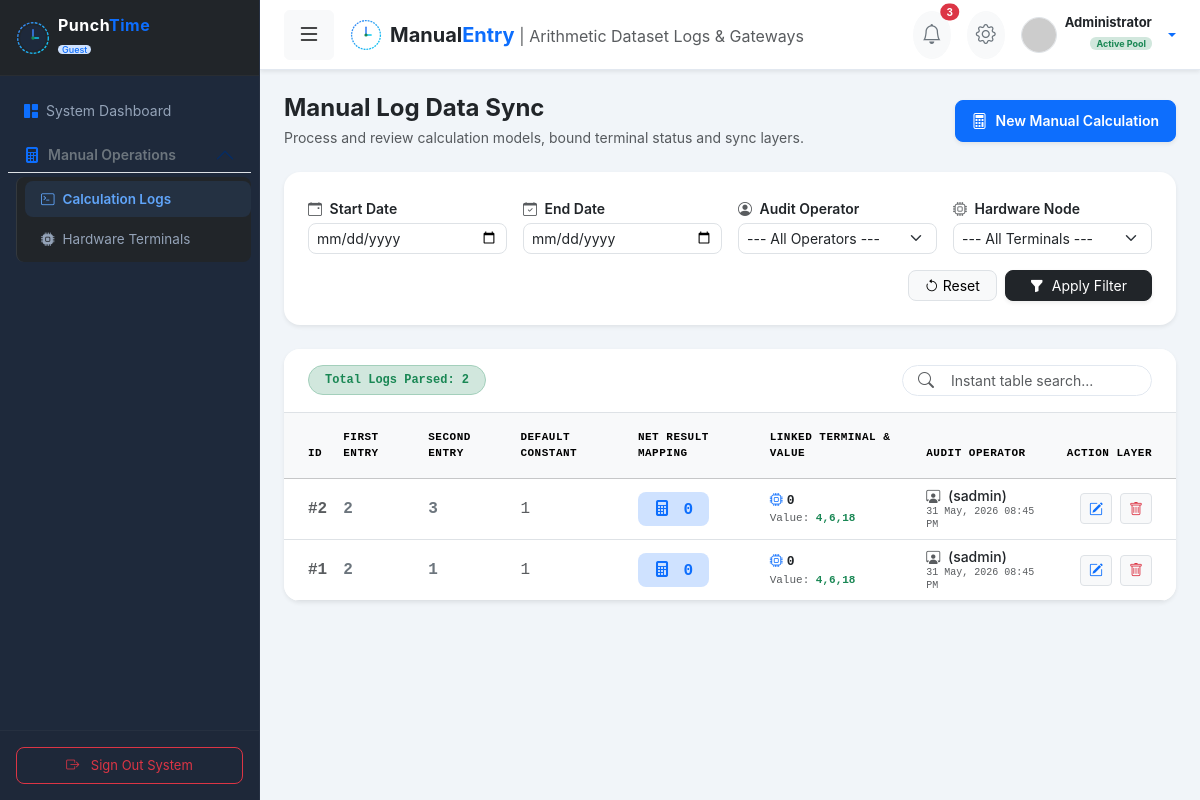
Screenshot of /manual-entry/manual-entry/ with the database file from the repository.
### manualentry/models.py (models this page shows, shortened)
class AuditModel(models.Model):
    created_at = models.DateTimeField(auto_now_add=True, verbose_name="Created Time")
    updated_at = models.DateTimeField(auto_now=True, verbose_name="Updated Time")
    created_by = models.ForeignKey(
        settings.AUTH_USER_MODEL,
        on_delete=models.SET_NULL,
        null=True,
        blank=True,
        related_name="%(class)s_created",
        verbose_name="Created By"
    )
    updated_by = models.ForeignKey(
        settings.AUTH_USER_MODEL,
        on_delete=models.SET_NULL,
        null=True,
        blank=True,
        related_name="%(class)s_updated",
        verbose_name="Updated By"
    )
    class Meta:
        abstract = True

class ManualEntry(AuditModel):  # AuditModel ইনহেরিট করা হলো
    first_entry = models.IntegerField(default=0)
    second_entry = models.IntegerField(default=0)
    default_entry = models.IntegerField(default=1)
    total_terminal = models.ForeignKey(Terminal, on_delete=models.SET_NULL, null=True, blank=True)
    @property
    def calculated_net(self):
        first = self.first_entry or 0
        second = self.second_entry or 0
        default = self.default_entry or 0
        if second > first:
            return second - first - default
        return first - second - default

class Terminal(AuditModel):
    code = models.CharField(max_length=50, unique=True, verbose_name="Terminal Code")
    value = models.CharField(max_length=255, verbose_name="Value")
    description = models.TextField(null=True, blank=True, verbose_name="Description")

### mainsystem/models.py (models this page shows)
class CustomUser(AbstractUser):
    role = models.ForeignKey(Role, on_delete=models.SET_NULL, null=True, blank=True, verbose_name="ইউজার রোল")
    email = models.EmailField(unique=True, verbose_name="ইমেইল অ্যাড্রেস")
    username = models.CharField(max_length=150, unique=True, verbose_name="ইউজারনেম")
    is_active = models.BooleanField(default=True, verbose_name="অ্যাকাউন্ট সক্রিয়")
    is_staff = models.BooleanField(default=False, verbose_name="স্টাফ স্ট্যাটাস (অ্যাডমিন প্যানেল অ্যাক্সেস)")
    is_superuser = models.BooleanField(default=False, verbose_name="সুপার ইউজার স্ট্যাটাস")
    last_login = models.DateTimeField(auto_now=True)
    date_joined = models.DateTimeField(auto_now_add=True)
    is_protected = models.BooleanField(default=False, verbose_name="সুরক্ষিত ইউজার")
    class Meta:
        verbose_name = "ব্যবহারকারী"
        verbose_name_plural = "ব্যবহারকারীগণ"
    def __str__(self):
        return f"{self.get_full_name()} ({self.username})"

### manualentry/views.py (the view)
# urls.py: path('manual-entry/', views.EntryListView.as_view(), name='entry_list'),
class EntryListView(ListView):
    model = ManualEntry
    template_name = 'manualentry/entry_list.html'
    context_object_name = 'entries'
    def get_queryset(self):
        queryset = ManualEntry.objects.select_related('total_terminal', 'created_by').order_by('-id')
        start_date_str = self.request.GET.get('start_date')
        end_date_str = self.request.GET.get('end_date')
        user_id = self.request.GET.get('user')
        terminal_id = self.request.GET.get('terminal')
        if start_date_str:
            start_date = parse_date(start_date_str)
            if start_date:
                queryset = queryset.filter(created_at__gte=datetime.combine(start_date, time.min))
        if end_date_str:
            end_date = parse_date(end_date_str)
            if end_date:
                queryset = queryset.filter(created_at__lte=datetime.combine(end_date, time.max))
        if user_id and user_id.isdigit():
            queryset = queryset.filter(created_by_id=int(user_id))
        if terminal_id and terminal_id.isdigit():
            queryset = queryset.filter(total_terminal_id=int(terminal_id))
        return queryset
    def get_context_data(self, **kwargs):
        context = super().get_context_data(**kwargs)
        context['all_users'] = User.objects.filter(is_active=True).order_by('username')
        context['all_terminals'] = Terminal.objects.all().order_by('code')
        context['selected_start_date'] = self.request.GET.get('start_date', '')
        context['selected_end_date'] = self.request.GET.get('end_date', '')
        context['selected_user'] = self.request.GET.get('user', '')
        context['selected_terminal'] = self.request.GET.get('terminal', '')
        return context

### mainsystem/context_processors.py (called while the page is built, shortened)
def sidebar_context(request):
    if not request.user.is_authenticated:
        return {"sidebar_groups": [], "user_role": "Guest"}

def header_modules(request):
    if not request.user.is_authenticated:
        return {'header_modules': []}

def permissions(request):
    return {
        'has_permission': lambda module, action='access': has_permission(request, module, action)
    }

def permissions_matrix(request):
    if not request.user.is_authenticated:
        return {'permissions_matrix': {}}

### manualentry/templates/manualentry/entry_list.html (shortened to what this page needs)
{% extends 'mainsystem/base.html' %}
{% block content %}
<div class="d-flex flex-column flex-md-row justify-content-between align-items-start align-items-md-center gap-3 mb-4">
    <div>
        <h4 class="fw-bold text-dark mb-1">Manual Log Data Sync</h4>
        <p class="text-muted small mb-0">Process and review calculation models, bound terminal status and sync layers.</p>
    </div>
    <a href="{% url 'manualentry:entry_add' %}" class="btn btn-primary d-flex align-items-center gap-2 px-3 py-2 rounded-3 shadow-sm" onclick="showPunchTimeLoader('Initializing Log Calculator...')">
        <i class="bi bi-calculator"></i>
        <span class="fw-semibold small">New Manual Calculation</span>
    </a>
</div>
<div class="card border-0 shadow-sm rounded-4 mb-4">
    <div class="card-body p-4">
        <form method="get" id="filterForm" class="row g-3 align-items-end">
            <div class="col-12 col-sm-6 col-md-3">
                <label class="form-label text-dark fw-semibold small mb-1"><i class="bi bi-calendar-event me-1 text-muted"></i> Start Date</label>
                <input type="date" name="start_date" class="form-control form-control-sm rounded-3" value="{{ selected_start_date }}">
            </div>
            <div class="col-12 col-sm-6 col-md-3">
                <label class="form-label text-dark fw-semibold small mb-1"><i class="bi bi-calendar-check me-1 text-muted"></i> End Date</label>
                <input type="date" name="end_date" class="form-control form-control-sm rounded-3" value="{{ selected_end_date }}">
            </div>
            <div class="col-12 col-sm-6 col-md-3">
                <label class="form-label text-dark fw-semibold small mb-1"><i class="bi bi-person-circle me-1 text-muted"></i> Audit Operator</label>
                <select name="user" class="form-select form-select-sm rounded-3">
                    <option value="">--- All Operators ---</option>
                </select>
            </div>
            <div class="col-12 col-sm-6 col-md-3">
                <label class="form-label text-dark fw-semibold small mb-1"><i class="bi bi-cpu me-1 text-muted"></i> Hardware Node</label>
                <select name="terminal" class="form-select form-select-sm rounded-3">
                    <option value="">--- All Terminals ---</option>
                </select>
            </div>
            <div class="col-12 text-end d-flex justify-content-end gap-2 mt-3">
                <a href="{% url 'manualentry:entry_list' %}" class="btn btn-sm btn-light border rounded-3 px-3">
                    <i class="bi bi-arrow-counterclockwise"></i> Reset
                </a>
                <button type="submit" class="btn btn-sm btn-dark rounded-3 px-4 shadow-sm">
                    <i class="bi bi-funnel-fill me-1"></i> Apply Filter
                </button>
            </div>
        </form>
    </div>
</div>
<div class="card border-0 shadow-sm rounded-4 overflow-hidden">
    <div class="card-header bg-white border-bottom py-3 px-4">
        <div class="d-flex justify-content-between align-items-center flex-wrap gap-2">
            <span class="badge bg-success-subtle text-success border border-success-subtle px-3 py-2 rounded-pill font-monospace">
                Total Logs Parsed: {{ entries|length }}
            </span>
            <div class="position-relative">
                <i class="bi bi-search position-absolute top-50 start-0 translate-middle-y ms-3 text-muted"></i>
                <input type="text" id="logSyncSearchInput" class="form-control form-control-sm ps-5 rounded-pill" placeholder="Instant table search..." style="width: 250px; border-color: #e2e8f0;">
            </div>
        </div>
    </div>
    <div class="table-responsive">
        <table class="table table-hover align-middle mb-0">
            <thead class="table-light text-uppercase font-monospace" style="font-size: 11px; letter-spacing: 0.5px;">
                <tr>
                    <th class="ps-4 py-3">ID</th>
                    <th class="py-3">First Entry</th>
                    <th class="py-3">Second Entry</th>
                    <th class="py-3">Default Constant</th>
                    <th class="py-3">Net Result Mapping</th>
                    <th class="py-3">Linked Terminal & Value</th>
                    <th class="py-3">Audit Operator</th>
                    <th class="py-3 text-end pe-4" style="width: 130px;">Action Layer</th>
                </tr>
            </thead>
            <tbody id="logSyncTableBody">
                {% for entry in entries %}
                <tr>
                    <td class="ps-4 font-monospace text-muted fw-bold">#{{ entry.id }}</td>
                    <td class="font-monospace fw-semibold text-secondary">{{ entry.first_entry }}</td>
                    <td class="font-monospace fw-semibold text-secondary">{{ entry.second_entry }}</td>
                    <td class="font-monospace text-muted">{{ entry.default_entry }}</td>
                    <td>
                        <span class="badge px-3 py-2 rounded-3 font-monospace fs-6 bg-primary-subtle text-primary">
                            <i class="bi bi-calculator-fill me-1"></i> {{ entry.calculated_net }}
                        </span>
                    </td>
                    <td>
                        {% if entry.total_terminal %}
                            <div class="d-flex flex-column">
                                <span class="fw-bold text-dark font-monospace" style="font-size: 13px;">
                                    <i class="bi bi-cpu text-primary me-1"></i>{{ entry.total_terminal.code }}
                                </span>
                                <small class="text-muted font-monospace" style="font-size: 11px;">Value: <strong class="text-success">{{ entry.total_terminal.value }}</strong></small>
                            </div>
                        {% else %}
                            <span class="text-muted small">No Node Bound</span>
                        {% endif %}
                    </td>
                    <td>
                        <div class="d-flex flex-column" style="line-height: 1.3;">
                            <span class="text-dark small fw-medium"><i class="bi bi-person-workspace me-1 text-muted"></i>{{ entry.created_by|default:"System" }}</span>
                            <small class="text-muted font-monospace" style="font-size: 10px;">{{ entry.created_at|date:"d M, Y h:i A" }}</small>
                        </div>
                    </td>
                    <td class="text-end pe-4">
                        <div class="d-flex justify-content-end gap-2">
                            <a href="{% url 'manualentry:entry_edit' entry.pk %}" class="btn btn-sm btn-light border" onclick="showPunchTimeLoader('Decompiling Matrix Records...')">
                                <i class="bi bi-pencil-square text-primary"></i>
                            </a>
                            <a href="{% url 'manualentry:entry_delete' entry.pk %}" class="btn btn-sm btn-light border">
                                <i class="bi bi-trash text-danger"></i>
                            </a>
                        </div>
                    </td>
                </tr>
                {% endfor %}
            </tbody>
        </table>
    </div>
</div>
{% endblock %}

### static/css/tom-select.css (style rules this page uses)
:root { --ts-pr-clear-button: 0px; --ts-pr-caret: 0px; --ts-pr-min: .75rem; }

### rows the page displays
ManualEntry: id "2", first_entry "2", second_entry "3", default_entry "1", calculated_net "0", total_terminal.code "0", total_terminal.value "4,6,18", created_by "(sadmin)", created_at "31 May, 2026 08:45 PM"
ManualEntry: id "1", first_entry "2", second_entry "1", default_entry "1", calculated_net "0", total_terminal.code "0", total_terminal.value "4,6,18", created_by "(sadmin)", created_at "31 May, 2026 08:45 PM"

### other values shown
{{ request.user.username|default:"Administrator" }} "Administrator"
{{ user_role }} "Guest"
{{ entries|length }} "2"
